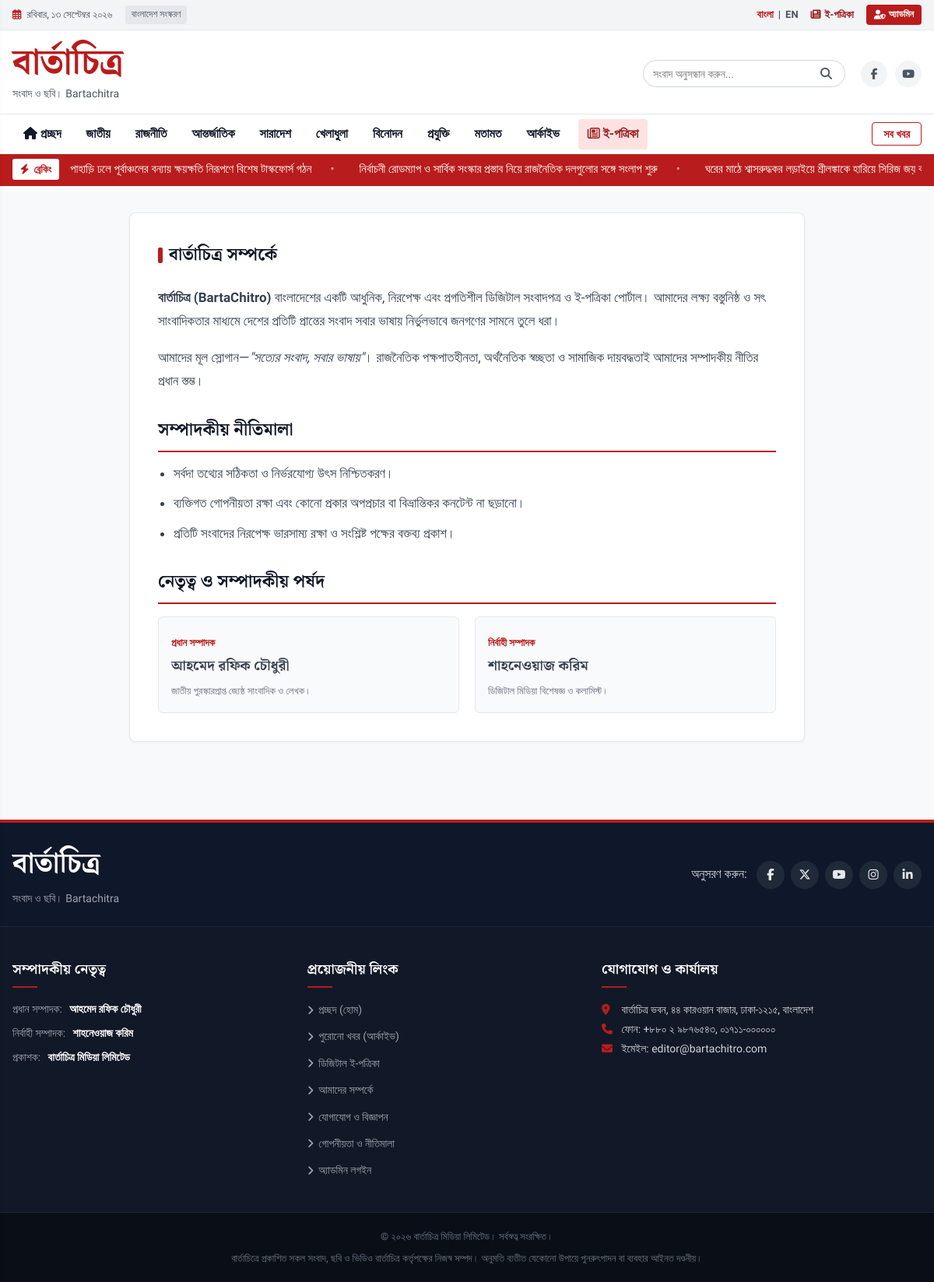
/bartachitro/about.php, run on the app's committed database.
### tables this page shows
CREATE TABLE IF NOT EXISTS `categories` (
  `id` INT UNSIGNED NOT NULL AUTO_INCREMENT,
  `name` VARCHAR(100) NOT NULL,
  `slug` VARCHAR(100) NOT NULL UNIQUE,
  `name_en` VARCHAR(100) NOT NULL,
  `description` TEXT DEFAULT NULL,
  `display_order` INT NOT NULL DEFAULT 0,
  `status` ENUM('active', 'inactive') NOT NULL DEFAULT 'active',
  `created_at` DATETIME NOT NULL DEFAULT CURRENT_TIMESTAMP,
  PRIMARY KEY (`id`)
);

CREATE TABLE IF NOT EXISTS `news` (
  `id` INT UNSIGNED NOT NULL AUTO_INCREMENT,
  `category_id` INT UNSIGNED NOT NULL,
  `author_id` INT UNSIGNED DEFAULT 1,
  `author_name` VARCHAR(100) NOT NULL DEFAULT 'বার্তাচিত্র ডেস্ক',
  `title` VARCHAR(255) NOT NULL,
  `slug` VARCHAR(255) NOT NULL UNIQUE,
  `summary` TEXT NOT NULL,
  `content` LONGTEXT NOT NULL,
  `featured_image` VARCHAR(255) NOT NULL,
  `image_caption` VARCHAR(255) DEFAULT NULL,
  `video_url` VARCHAR(500) DEFAULT NULL,
  `status` ENUM('published', 'draft', 'archived') NOT NULL DEFAULT 'published',
  `is_featured` TINYINT(1) NOT NULL DEFAULT 0,
  `is_breaking` TINYINT(1) NOT NULL DEFAULT 0,
  `views` INT UNSIGNED NOT NULL DEFAULT 0,
  `published_at` DATETIME NOT NULL DEFAULT CURRENT_TIMESTAMP,
  `created_at` DATETIME NOT NULL DEFAULT CURRENT_TIMESTAMP,
  `updated_at` DATETIME DEFAULT CURRENT_TIMESTAMP ON UPDATE CURRENT_TIMESTAMP,
  `seo_title` VARCHAR(255) DEFAULT NULL,
  `seo_description` TEXT DEFAULT NULL,
  `seo_keywords` VARCHAR(255) DEFAULT NULL,
  PRIMARY KEY (`id`),
  KEY `idx_category` (`category_id`),
  KEY `idx_status_published` (`status`, `published_at`),
  KEY `idx_is_featured` (`is_featured`),
  KEY `idx_is_breaking` (`is_breaking`),
  CONSTRAINT `fk_news_category` FOREIGN KEY (`category_id`) REFERENCES `categories` (`id`) ON DELETE CASCADE
);

### bartachitro/includes/functions.php (called while the page is built, shortened)
<?php
function getCategories(): array {
    static $cats = null;
    if ($cats === null) {
        try {
            $db = getDB();
            $stmt = $db->query("SELECT * FROM `categories` WHERE `status` = 'active' ORDER BY `display_order` ASC");
            $cats = $stmt->fetchAll();
        } catch (Exception $e) {
            $cats = [];
        }
    }
    return $cats;
}
function getBreakingNews(int $limit = 5): array {
    try {
        $db = getDB();
        $stmt = $db->prepare("SELECT id, title, slug, published_at FROM news WHERE status = 'published' AND is_breaking = 1 ORDER BY published_at DESC LIMIT :limit");
        $stmt->bindValue(':limit', $limit, PDO::PARAM_INT);
        $stmt->execute();
        return $stmt->fetchAll();
    } catch (Exception $e) {
        return [];
    }
}
function e(?string $string): string {
    return htmlspecialchars($string ?? '', ENT_QUOTES, 'UTF-8');
}

### bartachitro/includes/breaking-news.php (the view)
<?php
$breakingItems = getBreakingNews(6);
?>
<?php if (!empty($breakingItems)): ?>
<div class="breaking-ticker-wrap">
    <div class="container breaking-inner">
        <div class="breaking-badge">
            <span class="badge-pulse"><i class="fa-solid fa-bolt"></i></span>
            <span class="badge-text">ব্রেকিং</span>
        </div>
        <div class="ticker-content" id="breakingTickerTrack">
            <ul class="ticker-list">
                <?php foreach ($breakingItems as $item): ?>
                    <li class="ticker-item">
                        <a href="<?= BASE_URL ?>/article.php?slug=<?= e($item['slug']) ?>">
                            <?= e($item['title']) ?>
                        </a>
                        <span class="ticker-dot">•</span>
                    </li>
                <?php endforeach; ?>
            </ul>
        </div>
    </div>
</div>
<?php endif; ?>

### bartachitro/includes/navbar.php
<?php
$currentCategorySlug = $_GET['slug'] ?? '';
$currentPage = basename($_SERVER['PHP_SELF'], '.php');
?>
<nav class="main-navbar" id="mainNavbar">
    <div class="container navbar-inner">
        <ul class="nav-links">
            <li class="<?= ($currentPage === 'index' && empty($currentCategorySlug)) ? 'active' : '' ?>">
                <a href="<?= BASE_URL ?>/" title="হোম"><i class="fa-solid fa-house"></i> প্রচ্ছদ</a>
            </li>
            <?php foreach ($categories as $cat): ?>
                <li class="<?= ($currentCategorySlug === $cat['slug']) ? 'active' : '' ?>">
                    <a href="<?= BASE_URL ?>/category.php?slug=<?= e($cat['slug']) ?>">
                        <?= e($cat['name']) ?>
                    </a>
                </li>
            <?php endforeach; ?>
            <li class="<?= ($currentPage === 'archive') ? 'active' : '' ?>">
                <a href="<?= BASE_URL ?>/archive.php">আর্কাইভ</a>
            </li>
            <li class="nav-epaper <?= ($currentPage === 'epaper') ? 'active' : '' ?>">
                <a href="<?= BASE_URL ?>/epaper.php"><i class="fa-regular fa-newspaper"></i> ই-পত্রিকা</a>
            </li>
        </ul>
        <div class="nav-secondary-action">
            <a href="<?= BASE_URL ?>/category.php?slug=all" class="nav-all-news">সব খবর</a>
        </div>
    </div>
</nav>

### bartachitro/assets/css/style.css (style rules this page uses)
:root { --primary-red: #b91c1c; --dark-red: #991b1b; --deep-red: #7f1d1d; --accent-gold: #f59e0b; --text-main: #111827; --text-muted: #4b5563; --text-light: #9ca3af; --bg-page: #f8f9fa; --bg-card: #ffffff; --border-color: #e5e7eb; --border-dark: #d1d5db; --font-display: 'Noto Serif Bengali', serif; --font-ui: 'Hind Siliguri', -apple-system, BlinkMacSystemFont, sans-serif; --shadow-sm: 0 1px 3px rgba(0,0,0,0.06); --shadow-md: 0 4px 6px -1px rgba(0,0,0,0.08); --max-width: 1240px; }
*, *::before, *::after { box-sizing: border-box; margin: 0; padding: 0; }
body { font-family: var(--font-ui); background-color: var(--bg-page); color: var(--text-main); line-height: 1.65; font-size: 16px; -webkit-font-smoothing: antialiased; }
a { color: inherit; text-decoration: none; transition: color 0.2s ease; }
.container { width: 100%; max-width: var(--max-width); margin-left: auto; margin-right: auto; padding-left: 16px; padding-right: 16px; }
.main-navbar { background: #ffffff; border-top: 1px solid var(--border-color); }
.navbar-inner { display: flex; justify-content: space-between; align-items: center; }
.nav-links { list-style: none; display: flex; align-items: center; flex-wrap: wrap; gap: 4px; }
.nav-links li a { display: block; padding: 12px 14px; font-size: 16px; font-weight: 600; color: var(--text-main); position: relative; }
.nav-links li.nav-epaper a { color: var(--dark-red); background: #fee2e2; border-radius: 4px; margin-left: 6px; padding: 6px 12px; }
.nav-all-news { font-size: 14px; font-weight: 600; color: var(--primary-red); border: 1px solid var(--primary-red); padding: 6px 14px; border-radius: 4px; transition: all 0.2s; }
.breaking-ticker-wrap { background-color: var(--primary-red); color: #ffffff; padding: 6px 0; overflow: hidden; }
.breaking-inner { display: flex; align-items: center; gap: 14px; }
.breaking-badge { background: #ffffff; color: var(--primary-red); font-weight: 800; font-size: 13px; padding: 3px 10px; border-radius: 3px; display: flex; align-items: center; gap: 6px; white-space: nowrap; flex-shrink: 0; }
.badge-pulse i { color: var(--primary-red); animation: pulse 1.5s infinite; }
.ticker-content { overflow: hidden; position: relative; width: 100%; }
.ticker-list { display: flex; list-style: none; white-space: nowrap; animation: ticker-scroll 28s linear infinite; }
.ticker-item { display: inline-flex; align-items: center; font-size: 15px; font-weight: 500; padding-right: 32px; }
.ticker-item a { color: #ffffff; }
.ticker-dot { margin-left: 24px; color: rgba(255,255,255,0.6); }

### data on the page
categories: name "জাতীয়"
categories: name "রাজনীতি"
categories: name "আন্তর্জাতিক"
categories: name "সারাদেশ"
categories: name "খেলাধুলা"
categories: name "বিনোদন"
categories: name "প্রযুক্তি"
categories: name "মতামত"
news: title "পাহাড়ি ঢলে পূর্বাঞ্চলের বন্যায় ক্ষয়ক্ষতি নিরূপণে বিশেষ টাস্কফোর্স গঠন"
news: title "নির্বাচনী রোডম্যাপ ও সার্বিক সংস্কার প্রস্তাব নিয়ে রাজনৈতিক দলগুলোর সঙ্গে সংলাপ শুরু"
news: title "ঘরের মাঠে শ্বাসরুদ্ধকর লড়াইয়ে শ্রীলঙ্কাকে হারিয়ে সিরিজ জয়…"

### other printed values
$currentDateBn "রবিবার, ১৩ সেপ্টেম্বর ২০২৬"
getSetting('tagline', APP_TAGLINE) "সংবাদ ও ছবি। Bartachitra"
getSetting('editor_name', 'আহমেদ রফিক চৌধুরী') "আহমেদ রফিক চৌধুরী"
getSetting('executive_editor', 'শাহনেওয়াজ করিম') "শাহনেওয়াজ করিম"
getSetting('phone', '+৮৮০ ২ ৯৮৭৬৫৪৩') "+৮৮০ ২ ৯৮৭৬৫৪৩, ০১৭১১-০০০০০০"
getSetting('email', 'editor@bartachitro.com') "editor@bartachitro.com"
